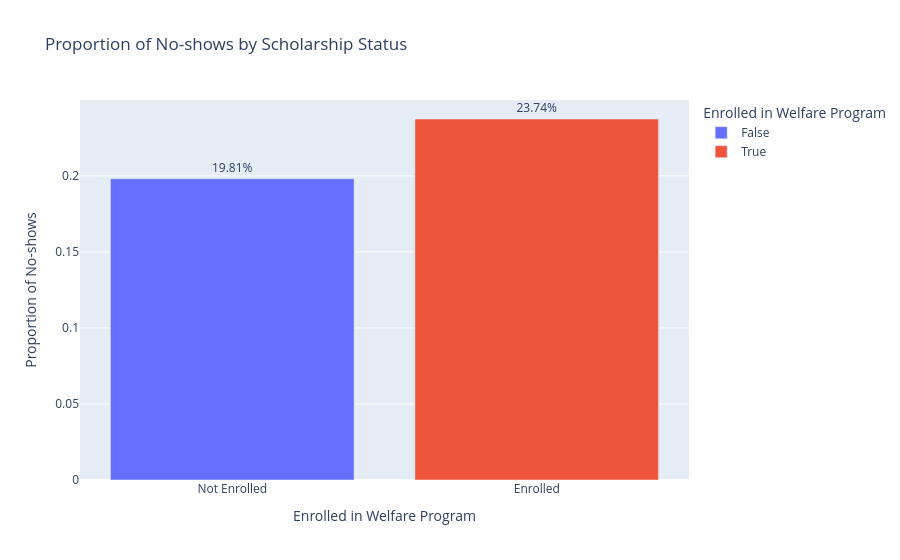

Notebook source saved alongside this figure:
### Markdown cell above
### Research Question 3 ( Are patients enrolled in social welfare programs more or less likely to show up? )

### Code cell
# Group by Scholarship and No-show to get counts and proportions
scholar_noshow = df.groupby(['Scholarship', 'No-show']).size().reset_index(name='Count')
total_scholar_group = scholar_noshow.groupby('Scholarship')['Count'].transform('sum')
scholar_noshow['Proportion'] = scholar_noshow['Count'] / total_scholar_group

# Plot bar chart for proportion of no-shows by Scholarship status
fig = px.bar(
    scholar_noshow[scholar_noshow['No-show'] == 'Yes'],
    x='Scholarship',
    y='Proportion',
    title='Proportion of No-shows by Scholarship Status',
    labels={'Scholarship': 'Enrolled in Welfare Program', 'Proportion': 'Proportion of No-shows'},
    color='Scholarship',
    category_orders={'Scholarship': [False, True]},
    text='Proportion'
)
fig.update_traces(texttemplate='%{text:.2%}', textposition='outside')
fig.update_xaxes(tickvals=[False, True], ticktext=['Not Enrolled', 'Enrolled'])
fig.show()

### Figure 1 — Plotly figure (JSON) as saved in the notebook; plotly's stock layout.template omitted (floating-point values rounded to 4 significant figures)
{"data": [{"hovertemplate": "Enrolled in Welfare Program=%{x}<br>Proportion of No-shows=%{text}<extra></extra>", "legendgroup": "False", "marker": {"color": "#636efa", "pattern": {"shape": ""}}, "name": "False", "orientation": "v", "showlegend": true, "text": [0.1981], "textposition": "outside", "texttemplate": "%{text:.2%}", "type": "bar", "x": [false], "xaxis": "x", "y": [0.1981], "yaxis": "y"}, {"hovertemplate": "Enrolled in Welfare Program=%{x}<br>Proportion of No-shows=%{text}<extra></extra>", "legendgroup": "True", "marker": {"color": "#EF553B", "pattern": {"shape": ""}}, "name": "True", "orientation": "v", "showlegend": true, "text": [0.2374], "textposition": "outside", "texttemplate": "%{text:.2%}", "type": "bar", "x": [true], "xaxis": "x", "y": [0.2374], "yaxis": "y"}], "layout": {"barmode": "relative", "legend": {"title": {"text": "Enrolled in Welfare Program"}, "tracegroupgap": 0}, "title": {"text": "Proportion of No-shows by Scholarship Status"}, "xaxis": {"anchor": "y", "categoryarray": [false, true], "categoryorder": "array", "domain": [0, 1], "ticktext": ["Not Enrolled", "Enrolled"], "tickvals": [false, true], "title": {"text": "Enrolled in Welfare Program"}}, "yaxis": {"anchor": "x", "domain": [0, 1], "title": {"text": "Proportion of No-shows"}}}}
